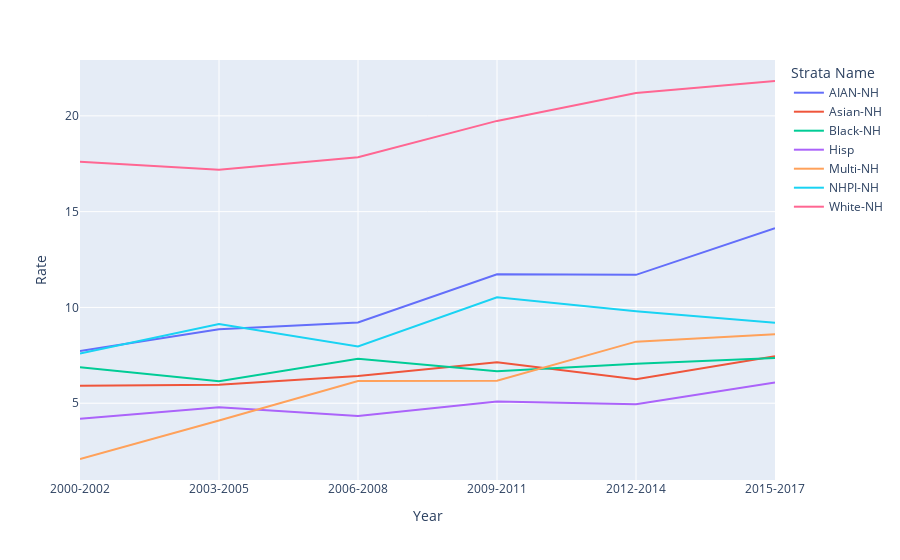

Notebook code for this chart:
### Code cell
# line plot using plotly
fig = px.line( ethnic,x="Year", y="Rate", color='Strata Name')
fig.show()
save_to_chart_studio(fig,"Trend of Suicide Rate in California")

### Figure 1 — Plotly figure (JSON) as saved in the notebook; plotly's stock layout.template omitted (floating-point values rounded to 4 significant figures)
{"data": [{"hovertemplate": "Strata Name=AIAN-NH<br>Year=%{x}<br>Rate=%{y}<extra></extra>", "legendgroup": "AIAN-NH", "line": {"color": "#636efa", "dash": "solid"}, "mode": "lines", "name": "AIAN-NH", "showlegend": true, "type": "scatter", "x": ["2000-2002", "2003-2005", "2006-2008", "2009-2011", "2012-2014", "2015-2017"], "xaxis": "x", "y": [7.719, 8.865, 9.211, 11.73, 11.7, 14.13], "yaxis": "y"}, {"hovertemplate": "Strata Name=Asian-NH<br>Year=%{x}<br>Rate=%{y}<extra></extra>", "legendgroup": "Asian-NH", "line": {"color": "#EF553B", "dash": "solid"}, "mode": "lines", "name": "Asian-NH", "showlegend": true, "type": "scatter", "x": ["2000-2002", "2003-2005", "2006-2008", "2009-2011", "2012-2014", "2015-2017"], "xaxis": "x", "y": [5.913, 5.967, 6.419, 7.141, 6.246, 7.449], "yaxis": "y"}, {"hovertemplate": "Strata Name=Black-NH<br>Year=%{x}<br>Rate=%{y}<extra></extra>", "legendgroup": "Black-NH", "line": {"color": "#00cc96", "dash": "solid"}, "mode": "lines", "name": "Black-NH", "showlegend": true, "type": "scatter", "x": ["2000-2002", "2003-2005", "2006-2008", "2009-2011", "2012-2014", "2015-2017"], "xaxis": "x", "y": [6.874, 6.153, 7.319, 6.663, 7.064, 7.367], "yaxis": "y"}, {"hovertemplate": "Strata Name=Hisp<br>Year=%{x}<br>Rate=%{y}<extra></extra>", "legendgroup": "Hisp", "line": {"color": "#ab63fa", "dash": "solid"}, "mode": "lines", "name": "Hisp", "showlegend": true, "type": "scatter", "x": ["2000-2002", "2003-2005", "2006-2008", "2009-2011", "2012-2014", "2015-2017"], "xaxis": "x", "y": [4.186, 4.788, 4.336, 5.095, 4.95, 6.08], "yaxis": "y"}, {"hovertemplate": "Strata Name=Multi-NH<br>Year=%{x}<br>Rate=%{y}<extra></extra>", "legendgroup": "Multi-NH", "line": {"color": "#FFA15A", "dash": "solid"}, "mode": "lines", "name": "Multi-NH", "showlegend": true, "type": "scatter", "x": ["2000-2002", "2003-2005", "2006-2008", "2009-2011", "2012-2014", "2015-2017"], "xaxis": "x", "y": [2.088, 4.096, 6.161, 6.175, 8.214, 8.594], "yaxis": "y"}, {"hovertemplate": "Strata Name=NHPI-NH<br>Year=%{x}<br>Rate=%{y}<extra></extra>", "legendgroup": "NHPI-NH", "line": {"color": "#19d3f3", "dash": "solid"}, "mode": "lines", "name": "NHPI-NH", "showlegend": true, "type": "scatter", "x": ["2000-2002", "2003-2005", "2006-2008", "2009-2011", "2012-2014", "2015-2017"], "xaxis": "x", "y": [7.59, 9.139, 7.961, 10.53, 9.804, 9.196], "yaxis": "y"}, {"hovertemplate": "Strata Name=White-NH<br>Year=%{x}<br>Rate=%{y}<extra></extra>", "legendgroup": "White-NH", "line": {"color": "#FF6692", "dash": "solid"}, "mode": "lines", "name": "White-NH", "showlegend": true, "type": "scatter", "x": ["2000-2002", "2003-2005", "2006-2008", "2009-2011", "2012-2014", "2015-2017"], "xaxis": "x", "y": [17.61, 17.19, 17.84, 19.74, 21.2, 21.82], "yaxis": "y"}], "layout": {"legend": {"title": {"text": "Strata Name"}, "tracegroupgap": 0}, "margin": {"t": 60}, "xaxis": {"anchor": "y", "domain": [0, 1], "title": {"text": "Year"}}, "yaxis": {"anchor": "x", "domain": [0, 1], "title": {"text": "Rate"}}}}
